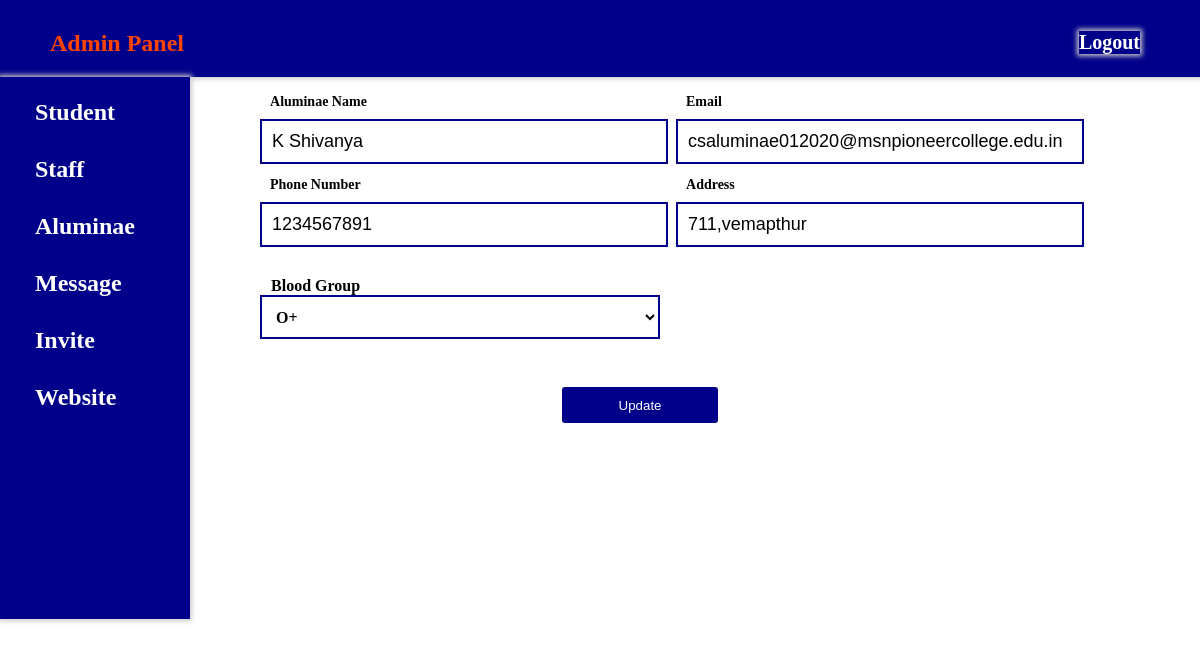
The page /aluminae_rec_update.php?updateid=1 on the database its author committed.
### tables this page shows
CREATE TABLE `aluminae` (
  `id` int(11) NOT NULL,
  `aluminae_name` varchar(50) NOT NULL,
  `email` varchar(50) NOT NULL,
  `ph_no` int(20) NOT NULL,
  `address` varchar(100) NOT NULL,
  `blood_grp` varchar(20) NOT NULL
);

### aluminae_rec_update.php (the view, shortened to what this page needs)
<?php
include 'connect.php';
$id=$_GET['updateid'];
$sql="select * from aluminae where id=$id";
$result=mysqli_query($con,$sql);
$row=mysqli_fetch_assoc($result);
    $aluminae_name = $row['aluminae_name'];
    $email = $row['email'];
    $ph_no = $row['ph_no'];
    $address = $row['address'];
    $blood_grp = $row['blood_grp'];
?>
<!DOCTYPE html>
<html>
<head>
	<link rel="stylesheet" type="text/css" href="admin.css">
</head>
<body>
	<div class="header">
		<h2><b><a href="admin_logged.php" style="color: orangered;">Admin Panel</a></b></h2>
		<div class="logout">
			<a href="logout.php" style="color:white;font-size: 20px;">Logout</a>
		</div>
	</div>
	<div class="container">
		<div class="menu">
			<ul>
				<li><a href="student_record.php">Student</a></li>
				<li><a href="staff_record.php">Staff</a></li>
				<li><a href="aluminae_record.php">Aluminae</a></li>
				<li><a href="admin_msg.php">Message</a></li>
			<li><a href="invite_aluminae.php">Invite</a></li>
				<li><a href="#">Website</a>
				</li>
			</ul>
	    </div>
		<div class="content">
			<form method="POST">
			  <div class="row">
			     <div class="input-group">
				    <input type="text" name="aluminae_name" value="<?php echo $aluminae_name ?>" required>
				    <label for="aluminae_name"> Aluminae Name</label>
			     </div>
			     <div class="input-group">
				    <input type="email" name="email" value="<?php echo $email ?>" required>
				    <label for="email"> Email</label>
			     </div>
			     <div class="input-group">
				    <input type="text" name="ph_no" value="<?php echo $ph_no ?>" required>
				    <label for="ph_no"> Phone Number</label>
			     </div>
			     <div class="input-group">
				    <input type="text" name="address" value="<?php echo $address ?>" required>
				    <label for="address"> Address</label>
			     </div>
			     <div class="input-group" style="position: relative; bottom:8px;">
				    <label for="blood_grp" name="blood_grp" style="position: relative; margin: 16px;left: -15px;"> Blood Group</label>
				    <div class="select">
				    	<select name="blood_grp">
				    		<option><?php echo $blood_grp ?></option>
				    	</select>
				    </div>
			     </div>
				 <button type="submit" name="update">Update</button>
			  </div>
	        </form>
	    </div>
	</div>
</body>
</html>

### admin.css (style rules this page uses)
* { padding: 0; margin: 0; margin-bottom: 0; margin-left: 0; margin-right: 0; margin-top: 0; padding-bottom: 0; padding-left: 0; padding-right: 0; padding-top: 0; }
body { background-size: cover; box-sizing: border-box; font-family: serif,sans-serif; }
a { text-decoration: none; color: white; font-weight: bold; }
.header { background-color: darkblue; padding: 30px 60px 20px 50px; //top right bottom left box-sizing: border-box; box-shadow: 0px 0px 5px 2px #ccc; width: auto; position: sticky; top: 0; }
.logout { float: right; position: relative; top: -26px; box-sizing: border-box; box-shadow: 0px 0px 5px 2px #ccc; }
.menu { background-color: darkblue; height: 542px; padding: 2px 35px 0px 15px; box-sizing: border-box; box-shadow: 0px 0px 5px 2px #ccc; font-size: 24px; position: sticky; top: 78px; }
.menu ul { display: flex; flex-direction: column; list-style: none; }
.menu ul li { width: 100%; margin: 10px 10px 0px 10px; padding: 10px; }
.container { display: flex; }

### aluminae_rec_update.php (style rules this page uses)
.content { padding: 20px 0px 0px 250px; }
form { width: 100%; max-width: 600px; }
.input-group { margin-bottom: 38px; position: relative; }
input, textarea { width: 100%; padding: 10px; outline: 0; border: 2px solid darkblue; color: black; background: #fff; font-size: 18px; }
label { height: 100%; position: absolute; left: 0; top: 0; padding: 10px; color: black; font-weight: bold; cursor: text; transition: 0.2s; }
button { padding: 10px 0; color: #fff; outline: none; background: darkblue; border: 2px solid #fff; width: 20%; cursor: pointer; height: 40px; position: relative; margin-left: 300px; border-radius: 5px; }
input:focus~label, input:valid~label, textarea:focus~label, textarea:valid~label { top: -35px; font-size: 14px; }
.row { display: flex; flex-direction: row; flex-wrap: wrap; align-items: center; justify-content: space-between; width: 800px; position: relative; left: -180px; margin-top: 22px; }
.row .input-group { flex-basis: 48%; }
select { width: 400px; height: 44px; position:relative; padding: 10px; outline: 0; border: 2px solid darkblue; color: black; background: #fff; font-size: 16px; font-family: serif,sans-serif; font-weight: bold; }

### rows shown on the page
aluminae: aluminae_name "K Shivanya", email "csaluminae012020@msnpioneercollege.edu.in", ph_no "1234567891", address "711,vemapthur", blood_grp "O+"
